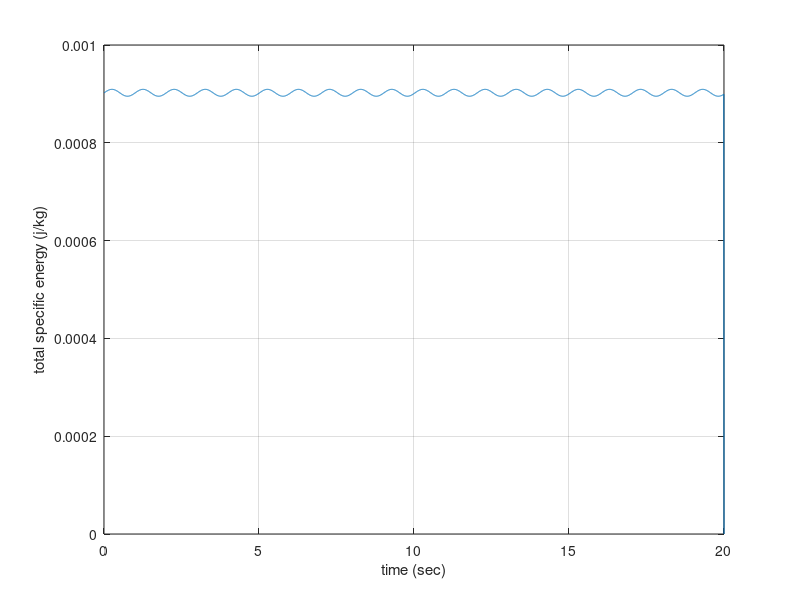
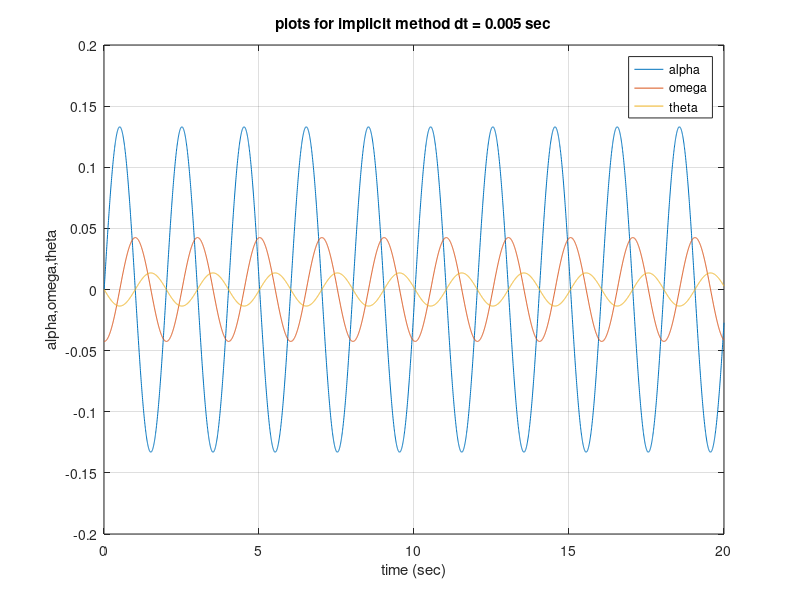

MATLAB code to generate these figures, in order:
% HW 4 PROBLEM 1: THE PENDULUM

g = 9.81; %m/s
theta_0 = pi/3;
omega_0 = 0;
L = 1;
t_final = 20;
dt = 0.005;


omega = zeros(t_final/dt,1);
theta = zeros(t_final/dt,1);
e_total = zeros(t_final/dt,1);


k = 0;
while k < t_final/dt
   if k == 0;
     omega(k + 1) = omega_0 -(g/L)*sin(theta_0)*dt;
     theta(k + 1) = omega_0*dt;
     h = L*(1 - abs(cos(theta(k + 1))));
     e_total(k + 1) = 9.81*h + .5*(L*omega(k + 1))^2;
   else
     omega(k + 1) = omega(k) -(g/L)*sin(theta(k))*dt;
     theta(k + 1) = theta(k) + omega(k +1)*dt;
     h = L*(1-abs(cos(theta(k))));
     e_total(k) = 9.81*h + .5*(L*omega(k))^2;
   end
   k = k + 1;
   
   
end

time = dt:dt:t_final;
time = transpose(time);
y = L.*cos(theta);
alpha = -(g/L).*sin(theta);
plot(time,e_total)
grid on
xlabel('time (sec)')
ylabel('total specific energy (j/kg)')

figure (2)
plot(time,alpha)
hold on
plot(time,omega)
hold on
plot(time,theta)
grid on
legend('alpha','omega','theta')
xlabel('time (sec)')
ylabel('alpha,omega,theta')
title('plots for implicit method dt = 0.005 sec')

